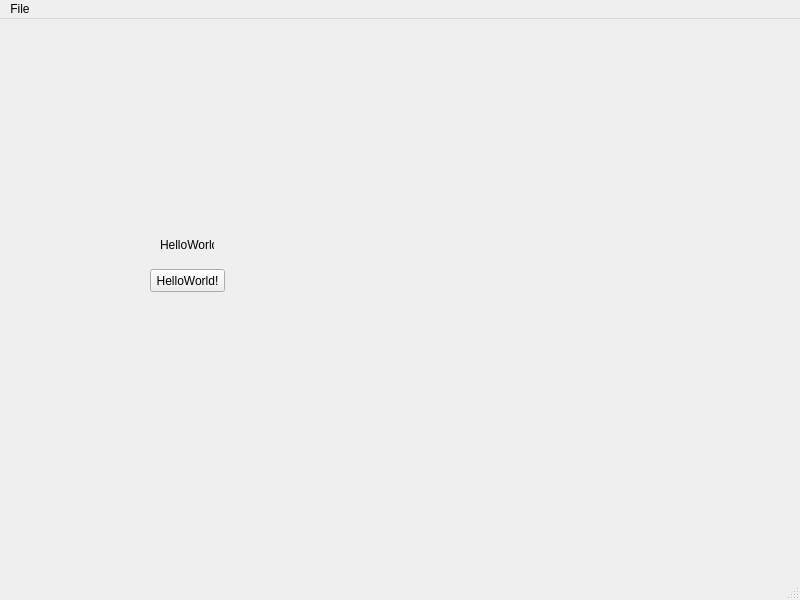
<?xml version="1.0" encoding="UTF-8"?>
<ui version="4.0">
 <class>MainWindow</class>
 <widget class="QMainWindow" name="MainWindow">
  <property name="geometry">
   <rect>
    <x>0</x>
    <y>0</y>
    <width>800</width>
    <height>600</height>
   </rect>
  </property>
  <property name="windowTitle">
   <string>HelloWorld</string>
  </property>
  <widget class="QWidget" name="centralwidget">
   <widget class="QLabel" name="label">
    <property name="geometry">
     <rect>
      <x>160</x>
      <y>220</y>
      <width>54</width>
      <height>12</height>
     </rect>
    </property>
    <property name="text">
     <string>HelloWorld!</string>
    </property>
   </widget>
   <widget class="QPushButton" name="pushButton">
    <property name="geometry">
     <rect>
      <x>150</x>
      <y>250</y>
      <width>75</width>
      <height>23</height>
     </rect>
    </property>
    <property name="text">
     <string>HelloWorld!</string>
    </property>
   </widget>
  </widget>
  <widget class="QMenuBar" name="menubar">
   <property name="geometry">
    <rect>
     <x>0</x>
     <y>0</y>
     <width>800</width>
     <height>23</height>
    </rect>
   </property>
   <widget class="QMenu" name="menuFile">
    <property name="title">
     <string>File</string>
    </property>
    <widget class="QMenu" name="menuOpen">
     <property name="title">
      <string>Open</string>
     </property>
     <addaction name="actionHello2"/>
     <addaction name="actionHello1"/>
    </widget>
    <addaction name="menuOpen"/>
    <addaction name="actionSave"/>
    <addaction name="separator"/>
    <addaction name="actionExit"/>
   </widget>
   <addaction name="menuFile"/>
  </widget>
  <widget class="QStatusBar" name="statusbar"/>
  <action name="actionSave">
   <property name="text">
    <string>Save</string>
   </property>
  </action>
  <action name="actionExit">
   <property name="text">
    <string>Exit</string>
   </property>
  </action>
  <action name="actionType_Here">
   <property name="text">
    <string>Type Here</string>
   </property>
  </action>
  <action name="actionHello1">
   <property name="text">
    <string>Hello1</string>
   </property>
  </action>
  <action name="actionHello2">
   <property name="text">
    <string>Hello2</string>
   </property>
  </action>
 </widget>
 <resources/>
 <connections/>
</ui>
